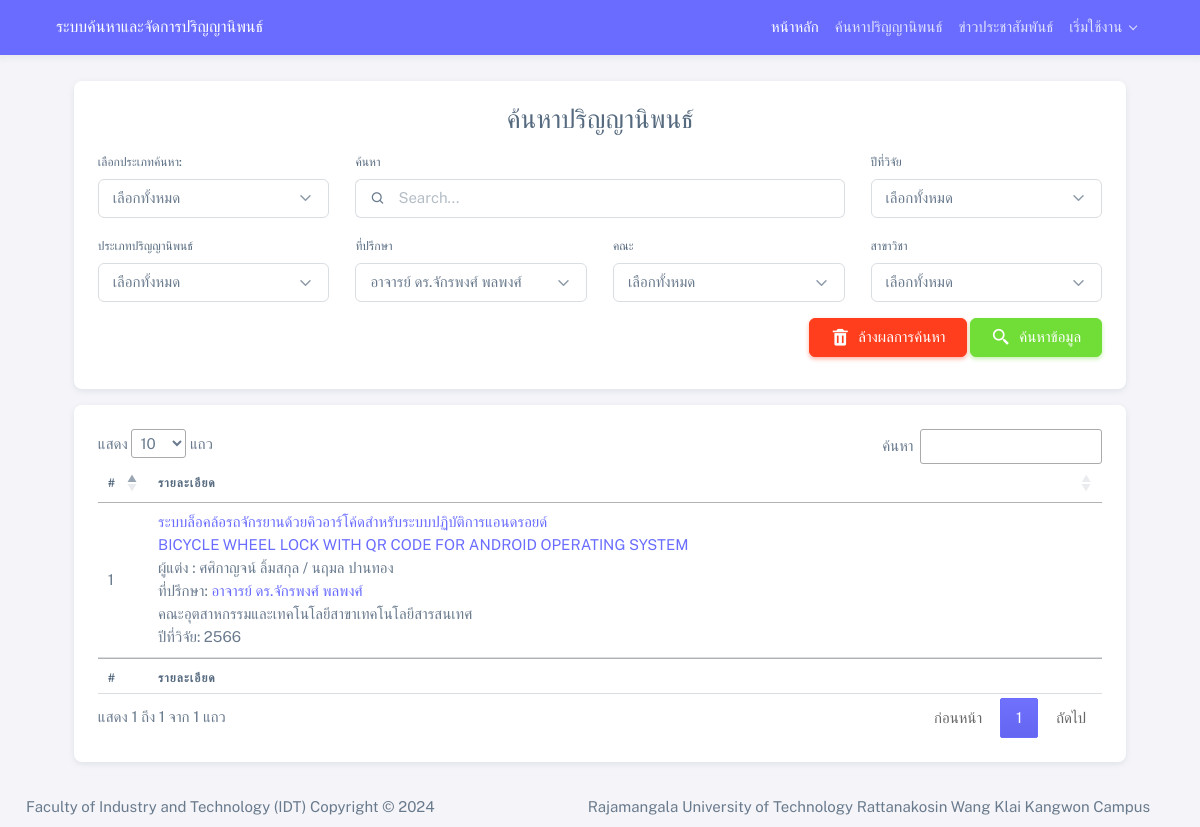
/index.php?advisor=15, run on the app's committed database.
### tables this page shows
CREATE TABLE `thesis` (
  `thesis_id` int(11) NOT NULL COMMENT 'ไอดีงานวิจัย',
  `thesis_name1` varchar(255) DEFAULT NULL COMMENT 'ชื่องานวิจัยไทย',
  `thesis_name2` varchar(255) DEFAULT NULL COMMENT 'ชื่องานวิจัยอังกฤษ',
  `thesis_des` text DEFAULT NULL COMMENT 'รายละเอียดงานวิจัยคร่าวๆ',
  `thesis_keyword` varchar(255) DEFAULT NULL COMMENT 'คีย์เวิร์ด',
  `thesis_year` int(11) DEFAULT NULL COMMENT 'ปีที่วิจัย',
  `thesis_status` enum('0','1','2') NOT NULL COMMENT 'สถานะงานวิจัย 0รอยืนยัน 1ยืนยัแล้ว 2ไม่ยืนยันแก้ไขใหม่',
  `typethesis_id` int(11) DEFAULT NULL COMMENT 'ไอดีประเภทงานวิจัย',
  `Advisor_id` int(10) NOT NULL,
  `faculty_id` int(10) NOT NULL,
  `branch_id` int(10) NOT NULL,
  `thesis_file` varchar(255) NOT NULL,
  `m_id` int(10) NOT NULL COMMENT 'ไอดีผู้ลง',
  `thesis_view` int(10) NOT NULL,
  `thesis_reason` text NOT NULL COMMENT 'หมายเหตุกรณีงานวิจัยไม่ผ่าน'
);

### index.php (the view, shortened to what this page needs)
<?php include('./head.php');
$where = "";
isset($_GET['search']) ? $search = $_GET['search'] : $search = "";
isset($_GET['searchType']) ? $searchType = $_GET['searchType'] : $searchType = "";
if ($searchType === 'thesis_name') {
  $where .= " AND (thesis.thesis_name1 LIKE '%" . $search . "%') ";
} elseif ($searchType === 'thesis_keyword') {
  $where .= " AND (thesis.thesis_keyword LIKE '%" . $search . "%') ";
} elseif ($searchType === 'thesis_des') {
  $where .= " AND (thesis.thesis_des LIKE '%" . $search . "%') ";
} elseif ($searchType === 'author') {
  $where .= " AND (CONCAT(author.author_name1, ' ', author.author_name2)  LIKE '%" . $search . "%') ";
} else {
  $where .= " AND (
                thesis.thesis_name1 LIKE '%" . $search . "%'
                OR thesis.thesis_name2 LIKE '%" . $search . "%'
                OR thesis.thesis_des LIKE '%" . $search . "%'
                OR thesis.thesis_keyword LIKE '%" . $search . "%'
             OR (CONCAT(author.author_name1, ' ', author.author_name2)  LIKE '%" . $search . "%')
              ) ";
}
isset($_GET['advisor']) ? $advisor = $_GET['advisor'] : $advisor = "";
if (!empty($advisor)) {
  $where .= " AND (
    thesis.Advisor_id LIKE '%" . $advisor . "%'
    OR thesis.thesis_name2 LIKE '%" . $advisor . "%'
  ) ";
} else {
  unset($advisor);
}
$sql_search = "SELECT
thesis.thesis_id,
thesis.thesis_name1,
thesis.thesis_name2,
type_thesis.typethesis_name,
thesis.thesis_des,
thesis.thesis_keyword,
thesis.thesis_year,
thesis.thesis_view,
thesis.thesis_status,
thesis.thesis_file,
type_thesis.typethesis_id,
type_thesis.typethesis_name,
Advisor.Advisor_id,
prefix.prefix_id,
prefix.prefix_name,
COUNT(author.author_id) AS num_authors,
GROUP_CONCAT( CONCAT(author.author_name1, ' ', author.author_name2) SEPARATOR ' / ') AS author_full_names,
CONCAT('อาจารย์ ',prefix.prefix_name,'', Advisor.Advisor_name1, ' ', Advisor.Advisor_name2) AS Advisor_full_name,
CONCAT('คณะ',faculty.faculty_name, 'สาขา', branch.branch_name) AS Agency
  FROM
      thesis
      JOIN
        type_thesis ON thesis.typethesis_id = type_thesis.typethesis_id
      JOIN
        Advisor ON thesis.Advisor_id = Advisor.Advisor_id
      JOIN
        author ON thesis.thesis_id = author.thesis_id
      JOIN
        prefix ON Advisor.prefix_id = prefix.prefix_id
      JOIN
        faculty ON thesis.faculty_id = faculty.faculty_id
      JOIN
        branch ON thesis.branch_id = branch.branch_id
  WHERE thesis.thesis_status = '1' {$where}
  GROUP BY
      thesis.thesis_id";
$result_search = mysqli_query($conn, $sql_search);
?>
<body>
  <div class="layout-wrapper layout-content-navbar layout-without-menu">
    <div class="layout-container">
      <div class="layout-page">
        <?php include('./navbar.php'); ?>
        <div class="content-wrapper">
          <div class="container-fluid flex-grow-1 container-p-y">
            <div class="col-lg-11 m-auto">
              <div class="card mb-3">
                <div class="card-body">
                  <div class="col-lg-12">
                    <div class="h3 text-center">
                      ค้นหาปริญญานิพนธ์
                    </div>
                  </div>
                  <div class="col-lg-12 mb-2">
                    <form action="<?= $_SERVER['PHP_SELF']; ?>" method="get">
                      <div class="row">
                        <div class="col-lg-3 col-sm-12">
                          <label class="form-label" for="searchType">เลือกประเภทค้นหา:</label>
                          <select id="searchType" name="searchType" class="form-select">
                            <option value="" <?= !empty($_GET['searchType']) ? htmlspecialchars($_GET['searchType']) : ''; ?>>เลือกทั้งหมด</option>
                          </select>
                        </div>
                        <div class="col-lg-6 col-sm-12 mb-3">
                          <label class="form-label" for="inputGroupSelect01">ค้นหา</label>
                          <div class="input-group input-group-merge">
                            <span class="input-group-text" id="basic-addon-search31"><i class="bx bx-search"></i></span>
                            <input name="search" type="text" class="form-control" placeholder="Search..." aria-label="Search..." aria-describedby="basic-addon-search31" value="<?= isset($_GET['search']) ? htmlspecialchars($_GET['search']) : ''; ?>" />
                          </div>
                        </div>
                        <div class="col-lg-3 col-sm-12 mb-3">
                          <label class="form-label" for="inputGroupSelect01">ปีที่วิจัย</label>
                          <select id="thesis_year" name="year" class="form-select select2" data-allow-clear="true">
                            <option selected value="">เลือกทั้งหมด</option>
                          </select>
                        </div>
                        <div class="col-lg-3 col-sm-12 mb-3">
                          <label class="form-label" for="inputGroupSelect01">ประเภทปริญญานิพนธ์</label>
                          <select name="typethesis" class="form-select">
                            <option selected value="">เลือกทั้งหมด</option>
                          </select>
                        </div>
                        <div class="col-lg-3 col-sm-12 mb-3">
                          <label class="form-label" for="inputGroupSelect01">ที่ปรึกษา</label>
                          <select name="advisor" class="form-select">
                            <?php
                            $sql = "SELECT Advisor.*, prefix.* FROM Advisor LEFT JOIN prefix ON Advisor.prefix_id = prefix.prefix_id";
                            $result = $conn->query($sql);
                            if ($result->num_rows > 0) {
                              while ($row2 = $result->fetch_assoc()) {
                                $selected = ($row2["Advisor_id"] == $_REQUEST["advisor"]) ? "selected" : "";
                            ?>
                                <option value="<?php echo $row2["Advisor_id"]; ?>" <?php echo $selected; ?>>
                                  <?php echo "อาจารย์ ", $row2["prefix_name"] . "" . $row2["Advisor_name1"] . " " . $row2["Advisor_name2"]; ?>
                                </option>
                            <?php
                              }
                            }
                            ?>
                          </select>
                        </div>
                        <div class="col-lg-3 col-sm-12 mb-3">
                          <label class="form-label" for="inputGroupSelect01">คณะ</label>
                          <select name="faculty" id="faculty" class="form-select">
                            <option selected value="">เลือกทั้งหมด</option>
                          </select>
                        </div>
                        <div class="col-lg-3 col-sm-12 mb-3">
                          <label class="form-label" for="inputGroupSelect01">สาขาวิชา</label>
                          <select name="branch" id="branch" class="form-select">
                            <option value="">เลือกทั้งหมด</option>
                          </select>
                        </div>
                      </div>
                      <div class="text-end">
                        <button type="button" class="btn btn-danger" onclick="clearGetParams()"><i class='bx bxs-trash menu-icon tf-icons'> </i>ล้างผลการค้นหา</button>
                        <button class="btn btn-success" type="submit"> <i class='bx bx-search-alt-2 menu-icon tf-icons'> </i> ค้นหาข้อมูล</button>
                      </div>
                    </form>
                  </div>
                </div>
              </div>
              <div class="card">
                <div class="card-body">
                  <table id="example" class="table" style="width:100%">
                    <thead>
                      <tr>
                        <th width="5%">#</th>
                        <th>รายละเอียด</th>
                      </tr>
                    </thead>
                    <tbody>
                      <?php
                      $SOLO = 1;
                      if ($result_search->num_rows > 0) {
                        while ($row_search = $result_search->fetch_assoc()) { ?>
                          <tr>
                            <td><?php echo $SOLO++ ?></td>
                            <td>
                              <div class="text-nowrap"><a href="thesis_detail.php?id=<?php echo $row_search["thesis_id"] ?>"><?php echo $row_search["thesis_name1"] ?></a></div>
                              <div><a href="thesis_detail.php?id=<?php echo $row_search["thesis_id"] ?>"><?php echo $row_search["thesis_name2"] ?></a></div>
                              <div>ผู้แต่ง : <?php echo $row_search["author_full_names"] ?></div>
                              ที่ปรึกษา: <a href="index.php?advisor=<?php echo $row_search['Advisor_id'] ?>"><?php echo $row_search["Advisor_full_name"] ?></a><br>
                              <?php echo ($row_search['Agency'] == null) ? "ไม่มีข้อมูล" : $row_search['Agency']; ?></a><br>
                              ปีที่วิจัย: <?php echo ($row_search['thesis_year'] == null) ? "ไม่มีข้อมูล" : $row_search['thesis_year']; ?></a><br>
                            </td>
                          </tr>
                      <?php }
                      }
                      ?>
                    </tbody>
                    <tfoot>
                      <tr>
                        <th width="5%">#</th>
                        <th>รายละเอียด</th>
                      </tr>
                    </tfoot>
                  </table>
                </div>
              </div>
            </div>
          </div>
          <?php include("./footer.php"); ?>
        </div>
      </div>
    </div>
  </div>
</body>
</html>

### data on the page
thesis: thesis_name1 "ระบบล็อคล้อรถจักรยานด้วยคิวอาร์โค้ดสำหรับระบบปฏิบัติการแอนดรอยด์", thesis_name2 "BICYCLE WHEEL LOCK WITH QR CODE FOR ANDROID OPERATING SYSTEM", author_full_names "ศศิกาญจน์ ลิ้มสกุล / นฤมล ปานทอง", Advisor_full_name "อาจารย์ ดร.จักรพงศ์ พลพงศ์", Agency "คณะอุตสาหกรรมและเทคโนโลยีสาขาเทคโนโลยีสารสนเทศ", thesis_year "2566"
